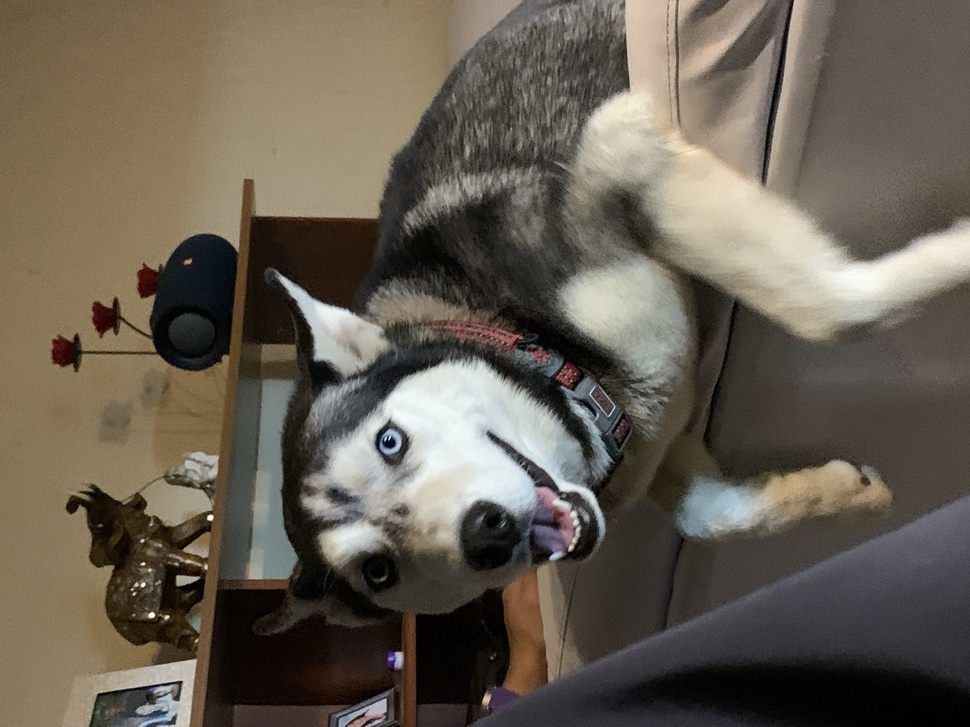
%> input picture Matemática Aplicada/Proyecto P1 Matematica Aplicada/Sky.jpg, 970 x 727 px, shrunk from 4032 x 3024 before the run
$ octave CompresionSVD.m   (GNU Octave 9; MATLAB toolbox functions it lacks are replaced by stand-ins)
%> lines starting %> are read from the running program, lines starting %| are printed output that depends on the picture
% Subimos imagen
imgOriginal = imread('Sky.jpg'); % Tamaño original 3024x4032
%> imgOriginal is the input picture: size 727x970x3 uint8; mean R, G, B 102.8, 94.7, 82.6
% Para mejor visualizacion rotamos la imagen en 90 grados hacia la derecha
imgOriginal = rot90(imgOriginal, -1);
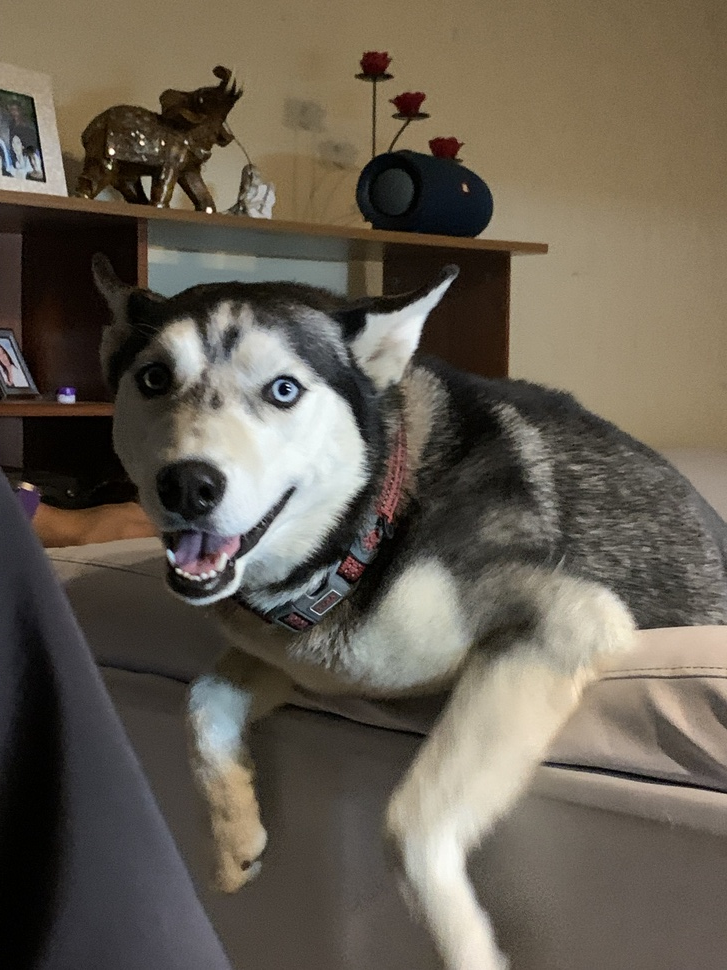
%> imgOriginal: size 970x727x3 uint8; mean R, G, B 102.8, 94.7, 82.6; mean of the top-left, top-right, bottom-left and bottom-right quarters 90.4, 97.8, 68.2, 117
imgGray = rgb2gray(imgOriginal);
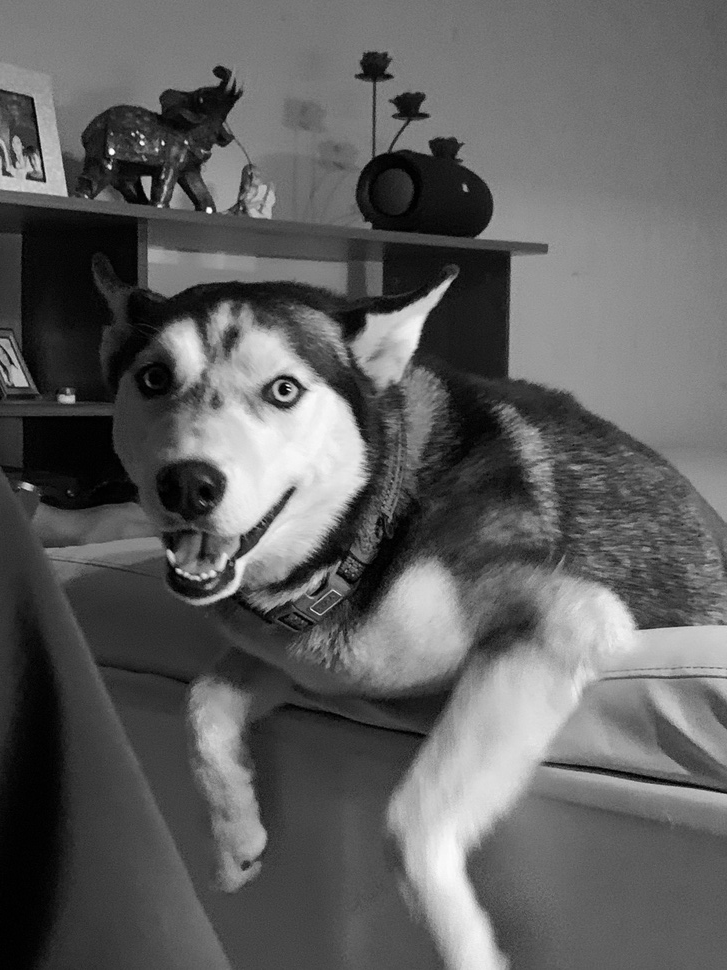
%> imgGray: size 970x727 uint8; min 0, max 253, mean 95.8
imgDouble = double(imgGray);
% Aplicación de SVD con tolerancia de 10^-1
%> (the run ends here)
